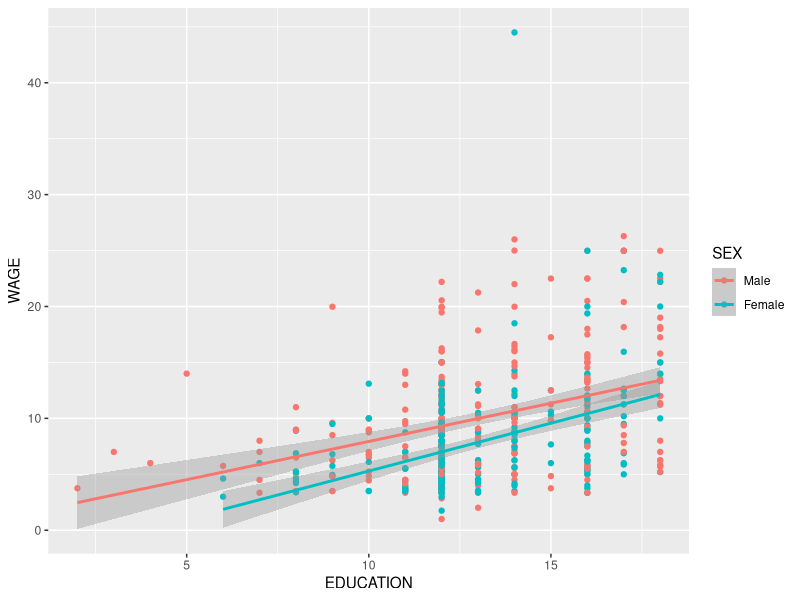

Here is the R script that generated this plot: (Note: this script raises an error after producing the figure.)
## ---- chunk 1
library(ggplot2)
library(GGally)
library(car)
# create dataframe
wages <- read.csv(file = "../data/cpswages.dat.txt", header = FALSE, sep=" ")
names(wages) <- c("EDUCATION",	"SOUTH", "SEX", "EXPERIENCE", "UNION",  "WAGE", "AGE", "RACE", "OCCUPATION", "SECTOR", "MARR")
wages = wages[,c(1,2,3,4,5,7,8,9,10,11,6)]

# Set up factors
wages$SOUTH <- factor(wages$SOUTH, levels=c(0,1),
                      labels=c('North','South'))

wages$SEX <- factor(wages$SEX, levels=c(0,1),
                    labels=c('Male','Female'))

wages$UNION <- factor(wages$UNION, levels=c(0,1),
                      labels=c('Non-Unionized','Unionized'))

wages$RACE <- factor(wages$RACE, levels=c(1,2,3),
                     labels=c('Other','Hispanic', 'White'))

wages$OCCUPATION <- factor(wages$OCCUPATION, levels=c(1,2,3,4,5,6),
                           labels=c('Management','Sales','Clerical','Service','Professional','Other'))

wages$SECTOR <- factor(wages$SECTOR, levels=c(0,1,2),
                       labels=c('Other','Manufacturing','Construction'))

wages$MARR <- factor(wages$MARR, levels=c(0,1),
                     labels=c('Unmarried','Married'))

wages$ED_PLUS_EX <- wages$EDUCATION + wages$EXPERIENCE
wages <- within(wages, OCCUPATION <- relevel(OCCUPATION, ref = 6))
# SECTOR doesn't need to be releveled 
# same with RACE

women <- subset(wages,SEX=='Female')
men <- subset(wages,SEX=='Male')
## ---- chunk 2
M2<-lm(WAGE~EDUCATION+SEX+SEX:EDUCATION, data=wages)

p <- ggplot(aes(x=EDUCATION, y=WAGE),data=wages)
p + geom_point(data=wages, aes(color=SEX)) + geom_smooth(method='lm', aes(color=SEX), data=wages)
## ---- chunk 3
wages$resid_M1 = resid(M1)

avp1_mod <- lm(EXPERIENCE~EDUCATION + SEX, data=wages)
wages$resid_AVP1_x = resid(avp1_mod)
avp1_1 <- lm(resid_M1 ~ resid_AVP1_x, wages)

p <- ggplot(aes(x=resid_AVP1_x, y=resid_M1), data=wages)
p + geom_point() + 
  ggtitle("Added Variable Plot for EXPERIENCE") + 
  xlab('Residual of EXPERIENCE ~ EDUCATION + SEX') + 
  ylab('Residual of M1') + 
  geom_abline ( intercept = coef(avp1_1)[1], slope = coef(avp1_1)[2], color="blue" )

summary(avp1_1)
confint(avp1_1)
## ---- chunk 4
M3 <- lm( WAGE ~ EDUCATION + SEX + EXPERIENCE, data = wages)
## ---- chunk 5
wages$resid_M3 = resid(M3)

avp2_mod <- lm(AGE ~ EDUCATION + SEX + EXPERIENCE, data=wages)
wages$resid_AVP2_x = resid(avp2_mod)
avp2_2 <- lm(resid_M3 ~ resid_AVP2_x, data=wages)

p <- ggplot(aes(x=resid_AVP2_x, y=resid_M3), data=wages)
p + geom_point() + 
  ggtitle("Added Variable Plot for AGE") + 
  xlab('Residual of  AGE ~ EDUCATION + SEX + EXPERIENCE') + 
  ylab('Residual of M3') + 
  geom_abline ( intercept = coef(avp2_2)[1], slope = coef(avp2_2)[2], color="blue" )

summary(avp2_2)
confint(avp2_2)
## ---- chunk 6
collin_mod <- lm(AGE ~ ED_PLUS_EX, wages)
p <- ggplot(data = wages , aes ( x = ED_PLUS_EX, y = AGE) )
p + geom_point() +
  geom_abline ( intercept = coef(collin_mod)[1], slope = coef(collin_mod)[2] ,color="black")
## ---- chunk 7
wages$EXPERIENCE_P1 = wages$EXPERIENCE + 1
coef(powerTransform(wages[,c("EDUCATION","EXPERIENCE_P1")]), round=TRUE)
summary(powerTransform(wages[,c("EDUCATION","EXPERIENCE_P1")]))
## ---- chunk 8
wages$tranEXPERIENCE = wages$EXPERIENCE_P1^(1/2)
coef(powerTransform(WAGE~tranEXPERIENCE + EDUCATION + SEX, data=wages), round=TRUE)
## ---- chunk 9
M4<-lm(log(WAGE)~tranEXPERIENCE + EDUCATION + SEX, data=wages)
summary(M4)

#RSS_M4 <- sum((wages$WAGE - exp(fitted(M4)))^2)
#SYY <- sum((wages$WAGE - mean(wages$WAGE))^2)
#R2_M4 <- 1 - (RSS_M4 / SYY)
#R2_M4
## ---- chunk 10
p <- ggplot( wages, aes ( x = SEX, y = log(WAGE)) )
p + geom_boxplot() + ggtitle("log(Wage) vs Sex") + facet_wrap(~OCCUPATION)
## ---- chunk 11
mod5 = lm(log(WAGE)~EDUCATION + SEX*OCCUPATION + EXPERIENCE, data=wages)
mod5.1 = lm(log(WAGE)~EDUCATION + SEX + OCCUPATION + EXPERIENCE, data=wages)
summary(mod5);summary(mod5.1)
## ---- chunk 12
p = ggplot(aes(x=ED_PLUS_EX, y=WAGE), data=wages)
p + geom_point(aes(color=SEX),data=wages) + facet_wrap(~OCCUPATION) + geom_smooth(method='lm',aes(color=SEX))
## ---- chunk 13
tail(sort(hatvalues(mod5)))
wages1 = wages[-351]

p = ggplot(aes(x=ED_PLUS_EX, y=WAGE), data=wages1)
p + geom_point(aes(color=SEX),data=wages) + facet_wrap(~OCCUPATION) + geom_smooth(method='lm',aes(color=SEX))

wages[351,]
